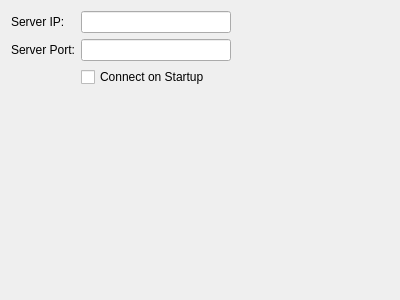
<?xml version="1.0" encoding="UTF-8"?>
<ui version="4.0">
 <class>ServerSettings</class>
 <widget class="QWidget" name="ServerSettings">
  <property name="geometry">
   <rect>
    <x>0</x>
    <y>0</y>
    <width>400</width>
    <height>300</height>
   </rect>
  </property>
  <property name="windowTitle">
   <string>Server Settings</string>
  </property>
  <layout class="QHBoxLayout" name="horizontalLayout">
   <item>
    <layout class="QFormLayout" name="formLayout">
     <item row="0" column="0">
      <widget class="QLabel" name="labelServer">
       <property name="text">
        <string>Server IP:</string>
       </property>
      </widget>
     </item>
     <item row="0" column="1">
      <widget class="QLineEdit" name="lineEditIP">
       <property name="maximumSize">
        <size>
         <width>150</width>
         <height>16777215</height>
        </size>
       </property>
      </widget>
     </item>
     <item row="1" column="0">
      <widget class="QLabel" name="labelPort">
       <property name="text">
        <string>Server Port:</string>
       </property>
      </widget>
     </item>
     <item row="1" column="1">
      <widget class="QLineEdit" name="lineEditPort">
       <property name="maximumSize">
        <size>
         <width>150</width>
         <height>16777215</height>
        </size>
       </property>
      </widget>
     </item>
     <item row="2" column="1">
      <widget class="QCheckBox" name="checkBoxAutoConnect">
       <property name="text">
        <string>Connect on Startup</string>
       </property>
      </widget>
     </item>
    </layout>
   </item>
  </layout>
 </widget>
 <resources/>
 <connections/>
</ui>
